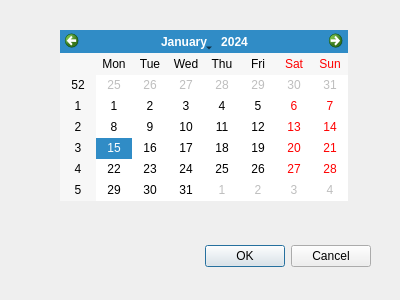
<?xml version="1.0" encoding="UTF-8"?>
<ui version="4.0">
 <class>Dialog</class>
 <widget class="QDialog" name="Dialog">
  <property name="geometry">
   <rect>
    <x>0</x>
    <y>0</y>
    <width>400</width>
    <height>300</height>
   </rect>
  </property>
  <property name="windowTitle">
   <string>Dialog</string>
  </property>
  <widget class="QDialogButtonBox" name="buttonBox">
   <property name="geometry">
    <rect>
     <x>30</x>
     <y>240</y>
     <width>341</width>
     <height>32</height>
    </rect>
   </property>
   <property name="orientation">
    <enum>Qt::Horizontal</enum>
   </property>
   <property name="standardButtons">
    <set>QDialogButtonBox::Cancel|QDialogButtonBox::Ok</set>
   </property>
  </widget>
  <widget class="QCalendarWidget" name="calendarWidget">
   <property name="geometry">
    <rect>
     <x>60</x>
     <y>30</y>
     <width>288</width>
     <height>171</height>
    </rect>
   </property>
  </widget>
 </widget>
 <resources/>
 <connections>
  <connection>
   <sender>buttonBox</sender>
   <signal>accepted()</signal>
   <receiver>Dialog</receiver>
   <slot>accept()</slot>
   <hints>
    <hint type="sourcelabel">
     <x>248</x>
     <y>254</y>
    </hint>
    <hint type="destinationlabel">
     <x>157</x>
     <y>274</y>
    </hint>
   </hints>
  </connection>
  <connection>
   <sender>buttonBox</sender>
   <signal>rejected()</signal>
   <receiver>Dialog</receiver>
   <slot>reject()</slot>
   <hints>
    <hint type="sourcelabel">
     <x>316</x>
     <y>260</y>
    </hint>
    <hint type="destinationlabel">
     <x>286</x>
     <y>274</y>
    </hint>
   </hints>
  </connection>
 </connections>
 <slots>
  <slot>hello()</slot>
 </slots>
</ui>
